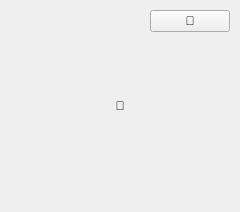
<?xml version="1.0" encoding="UTF-8"?>
<ui version="4.0">
 <class>ProjectItemWidget</class>
 <widget class="QLabel" name="ProjectItemWidget">
  <property name="geometry">
   <rect>
    <x>0</x>
    <y>0</y>
    <width>240</width>
    <height>212</height>
   </rect>
  </property>
  <property name="minimumSize">
   <size>
    <width>240</width>
    <height>212</height>
   </size>
  </property>
  <property name="maximumSize">
   <size>
    <width>240</width>
    <height>212</height>
   </size>
  </property>
  <property name="windowTitle">
   <string>ProjectItemWidget</string>
  </property>
  <property name="text">
   <string></string>
  </property>
  <property name="alignment">
   <set>Qt::AlignCenter</set>
  </property>
  <layout class="QVBoxLayout" name="horizontalLayout">
   <property name="spacing">
    <number>0</number>
   </property>
   <property name="leftMargin">
    <number>0</number>
   </property>
   <property name="topMargin">
    <number>0</number>
   </property>
   <property name="rightMargin">
    <number>0</number>
   </property>
   <property name="bottomMargin">
    <number>0</number>
   </property>
   <item>
    <widget class="QWidget" name="widgetTool" native="true">
     <layout class="QHBoxLayout" name="horizontalLayout_3">
      <property name="spacing">
       <number>0</number>
      </property>
      <property name="leftMargin">
       <number>0</number>
      </property>
      <property name="topMargin">
       <number>10</number>
      </property>
      <property name="rightMargin">
       <number>10</number>
      </property>
      <property name="bottomMargin">
       <number>0</number>
      </property>
      <item>
       <spacer name="horizontalSpacer">
        <property name="orientation">
         <enum>Qt::Horizontal</enum>
        </property>
        <property name="sizeHint" stdset="0">
         <size>
          <width>40</width>
          <height>20</height>
         </size>
        </property>
       </spacer>
      </item>
      <item>
       <widget class="QPushButton" name="buttonDelete">
        <property name="text">
         <string></string>
        </property>
       </widget>
      </item>
     </layout>
    </widget>
   </item>
   <item>
    <spacer name="verticalSpacer">
     <property name="orientation">
      <enum>Qt::Vertical</enum>
     </property>
     <property name="sizeHint" stdset="0">
      <size>
       <width>20</width>
       <height>40</height>
      </size>
     </property>
    </spacer>
   </item>
   <item>
    <widget class="QWidget" name="widgetBottom" native="true">
     <layout class="QHBoxLayout" name="horizontalLayout_2">
      <property name="spacing">
       <number>0</number>
      </property>
      <property name="leftMargin">
       <number>20</number>
      </property>
      <property name="topMargin">
       <number>18</number>
      </property>
      <property name="rightMargin">
       <number>20</number>
      </property>
      <property name="bottomMargin">
       <number>18</number>
      </property>
      <item>
       <widget class="QLabel" name="labelName">
        <property name="text">
         <string/>
        </property>
       </widget>
      </item>
      <item>
       <widget class="QLabel" name="labelTime">
        <property name="text">
         <string/>
        </property>
        <property name="alignment">
         <set>Qt::AlignRight|Qt::AlignTrailing|Qt::AlignVCenter</set>
        </property>
       </widget>
      </item>
     </layout>
    </widget>
   </item>
  </layout>
 </widget>
 <resources/>
 <connections/>
</ui>
